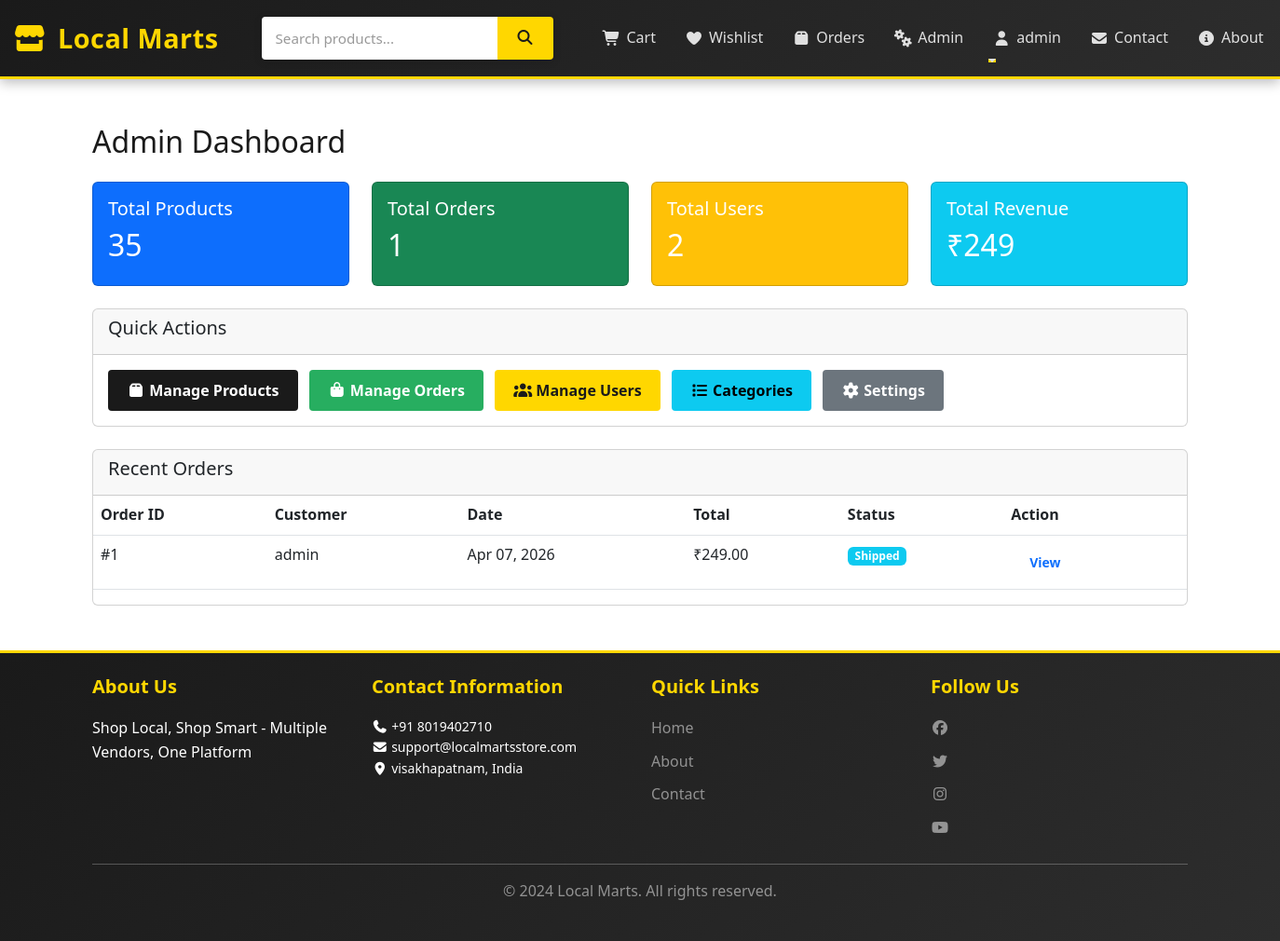
The page /admin (signed in) on the database its author committed.
### app/models.py (models this page shows, shortened)
class User(UserMixin, db.Model):
    id = db.Column(db.Integer, primary_key=True)
    username = db.Column(db.String(80), unique=True, nullable=False)
    email = db.Column(db.String(120), unique=True, nullable=False)
    password_hash = db.Column(db.String(200), nullable=False)
    phone = db.Column(db.String(20))
    address = db.Column(db.Text)
    city = db.Column(db.String(50))
    country = db.Column(db.String(50))
    postal_code = db.Column(db.String(10))
    user_type = db.Column(db.String(20), default='buyer')  # buyer or seller
    is_admin = db.Column(db.Boolean, default=False)
    created_at = db.Column(db.DateTime, default=datetime.utcnow)
    orders = db.relationship('Order', backref='user', lazy=True, cascade='all, delete-orphan')
    cart_items = db.relationship('CartItem', backref='user', lazy=True, cascade='all, delete-orphan')
    wishlist_items = db.relationship('Wishlist', backref='user', lazy=True, cascade='all, delete-orphan')
    reviews = db.relationship('Review', backref='user', lazy=True, cascade='all, delete-orphan')

class Order(db.Model):
    id = db.Column(db.Integer, primary_key=True)
    user_id = db.Column(db.Integer, db.ForeignKey('user.id'), nullable=False)
    total_price = db.Column(db.Float, nullable=False)
    status = db.Column(db.String(20), default='Pending')  # Pending, Processing, Shipped, Delivered
    payment_status = db.Column(db.String(20), default='Pending')  # Pending, Completed
    shipping_address = db.Column(db.Text)
    ordered_at = db.Column(db.DateTime, default=datetime.utcnow)
    delivered_at = db.Column(db.DateTime)
    items = db.relationship('OrderItem', backref='order', lazy=True, cascade='all, delete-orphan')

class Settings(db.Model):
    id = db.Column(db.Integer, primary_key=True)
    site_name = db.Column(db.String(200), default='Local Marts')
    tagline = db.Column(db.String(300), default='Shop Local, Shop Smart')
    contact_email = db.Column(db.String(120))
    contact_phone = db.Column(db.String(20))
    contact_address = db.Column(db.Text)
    contact_city = db.Column(db.String(100))
    contact_country = db.Column(db.String(100))
    contact_postal_code = db.Column(db.String(20))
    whatsapp_number = db.Column(db.String(20))
    map_url = db.Column(db.String(500))
    about_us = db.Column(db.Text)
    privacy_policy = db.Column(db.Text)
    terms_conditions = db.Column(db.Text)
    return_policy = db.Column(db.Text)
    shipping_policy = db.Column(db.Text)
    facebook_url = db.Column(db.String(300))
    instagram_url = db.Column(db.String(300))
    twitter_url = db.Column(db.String(300))
    linkedin_url = db.Column(db.String(300))
    youtube_url = db.Column(db.String(300))
    updated_at = db.Column(db.DateTime, default=datetime.utcnow, onupdate=datetime.utcnow)

### app/run.py (the view)
@app.route('/admin')
@admin_required
def admin_dashboard():
    total_products = Product.query.count()
    total_orders = Order.query.count()
    total_users = User.query.count()
    total_revenue = db.session.query(db.func.sum(Order.total_price)).scalar() or 0
    recent_orders = Order.query.order_by(Order.ordered_at.desc()).limit(5).all()
    return render_template('admin/dashboard.html',
                         total_products=total_products,
                         total_orders=total_orders,
                         total_users=total_users,
                         total_revenue=total_revenue,
                         recent_orders=recent_orders)

### app/templates/admin/dashboard.html (shortened to what this page needs)
{% extends "base.html" %}
{% block content %}
<div class="container my-5">
    <h2 class="mb-4">Admin Dashboard</h2>
    <div class="row mb-4">
        <div class="col-md-3">
            <div class="card text-white bg-primary">
                <div class="card-body">
                    <h5 class="card-title">Total Products</h5>
                    <h2>{{ total_products }}</h2>
                </div>
            </div>
        </div>
        <div class="col-md-3">
            <div class="card text-white bg-success">
                <div class="card-body">
                    <h5 class="card-title">Total Orders</h5>
                    <h2>{{ total_orders }}</h2>
                </div>
            </div>
        </div>
        <div class="col-md-3">
            <div class="card text-white bg-warning">
                <div class="card-body">
                    <h5 class="card-title">Total Users</h5>
                    <h2>{{ total_users }}</h2>
                </div>
            </div>
        </div>
        <div class="col-md-3">
            <div class="card text-white bg-info">
                <div class="card-body">
                    <h5 class="card-title">Total Revenue</h5>
                    <h2>₹{{ "%.0f"|format(total_revenue) }}</h2>
                </div>
            </div>
        </div>
    </div>
    <div class="row">
        <div class="col-md-12 mb-4">
            <div class="card">
                <div class="card-header">
                    <h5>Quick Actions</h5>
                </div>
                <div class="card-body">
                    <a href="{{ url_for('admin_products') }}" class="btn btn-primary me-2">
                        <i class="fas fa-box"></i> Manage Products
                    </a>
                    <a href="{{ url_for('admin_orders') }}" class="btn btn-success me-2">
                        <i class="fas fa-shopping-bag"></i> Manage Orders
                    </a>
                    <a href="{{ url_for('admin_users') }}" class="btn btn-warning me-2">
                        <i class="fas fa-users"></i> Manage Users
                    </a>
                    <a href="{{ url_for('admin_categories') }}" class="btn btn-info me-2">
                        <i class="fas fa-list"></i> Categories
                    </a>
                    <a href="{{ url_for('admin_settings') }}" class="btn btn-secondary">
                        <i class="fas fa-cog"></i> Settings
                    </a>
                </div>
            </div>
        </div>
    </div>
    <div class="row">
        <div class="col-md-12">
            <div class="card">
                <div class="card-header">
                    <h5>Recent Orders</h5>
                </div>
                <div class="table-responsive">
                    <table class="table">
                        <thead>
                            <tr>
                                <th>Order ID</th>
                                <th>Customer</th>
                                <th>Date</th>
                                <th>Total</th>
                                <th>Status</th>
                                <th>Action</th>
                            </tr>
                        </thead>
                        <tbody>
                            {% for order in recent_orders %}
                                <tr>
                                    <td>#{{ order.id }}</td>
                                    <td>{{ order.user.username }}</td>
                                    <td>{{ order.ordered_at.strftime('%b %d, %Y') }}</td>
                                    <td>₹{{ "%.2f"|format(order.total_price) }}</td>
                                    <td>
                                        <span class="badge bg-{{ 'success' if order.status == 'Delivered' else 'info' }}">
                                            {{ order.status }}
                                        </span>
                                    </td>
                                    <td>
                                        <a href="{{ url_for('admin_order_detail', order_id=order.id) }}" class="btn btn-sm btn-outline-primary">
                                            View
                                        </a>
                                    </td>
                                </tr>
                            {% endfor %}
                        </tbody>
                    </table>
                </div>
            </div>
        </div>
    </div>
</div>
{% endblock %}

### app/templates/base.html (shortened to what this page needs)
<!DOCTYPE html>
<html lang="en">
<head>
    <link href="https://cdn.jsdelivr.net/npm/bootstrap@5.3.0/dist/css/bootstrap.min.css" rel="stylesheet">
    <link rel="stylesheet" href="https://cdnjs.cloudflare.com/ajax/libs/font-awesome/7.0.1/css/all.min.css">
    <link rel="stylesheet" href="{{ url_for('static', filename='css/style.css') }}">
</head>
<body>
    <nav class="navbar navbar-expand-lg navbar-dark bg-dark sticky-top navbar-custom">
        <div class="container-fluid">
            <a class="navbar-brand" href="{{ url_for('index') }}">
                <i class="fas fa-store"></i> Local Marts
            </a>
            <div class="search-box">
                <form method="get" action="{{ url_for('index') }}">
                    <input type="text" name="search" placeholder="Search products..." value="{{ search or '' }}">
                    <button type="submit"><i class="fas fa-search"></i></button>
                </form>
            </div>
            <div class="collapse navbar-collapse" id="navbarNav">
                <ul class="navbar-nav ms-auto">
                    {% if current_user.is_authenticated %}
                        <li class="nav-item">
                            <a class="nav-link" href="{{ url_for('cart') }}">
                                <i class="fas fa-shopping-cart"></i> Cart
                            </a>
                        </li>
                        <li class="nav-item">
                            <a class="nav-link" href="{{ url_for('wishlist') }}">
                                <i class="fas fa-heart"></i> Wishlist
                            </a>
                        </li>
                        <li class="nav-item">
                            <a class="nav-link" href="{{ url_for('orders') }}">
                                <i class="fas fa-box"></i> Orders
                            </a>
                        </li>
                        {% if current_user.id == 1 %}
                            <li class="nav-item">
                                <a class="nav-link" href="{{ url_for('admin_dashboard') }}">
                                    <i class="fas fa-cogs"></i> Admin
                                </a>
                            </li>
                        {% endif %}
                        <li class="nav-item dropdown">
                            <a class="nav-link dropdown-toggle" href="#" id="userDropdown" role="button" data-bs-toggle="dropdown">
                                <i class="fas fa-user"></i> {{ current_user.username }}
                            </a>
                        </li>
                    {% endif %}
                    <li class="nav-item">
                        <a class="nav-link" href="{{ url_for('contact') }}">
                            <i class="fas fa-envelope"></i> Contact
                        </a>
                    </li>
                    <li class="nav-item">
                        <a class="nav-link" href="{{ url_for('about') }}">
                            <i class="fas fa-info-circle"></i> About
                        </a>
                    </li>
                </ul>
            </div>
        </div>
    </nav>
    <main class="container-fluid">
        {% block content %}{% endblock %}
    </main>
    <footer class="bg-dark text-white mt-5 py-4">
        <div class="container">
            <div class="row">
                <div class="col-md-3">
                    <h5>About Us</h5>
                    <p>{{ settings.tagline if settings else 'Shop Local, Shop Smart' }}</p>
                </div>
                <div class="col-md-3">
                    <h5>Contact Information</h5>
                    <ul class="list-unstyled small">
                        {% if settings %}
                            <li><i class="fas fa-phone"></i> {{ settings.contact_phone }}</li>
                            <li><i class="fas fa-envelope"></i> {{ settings.contact_email }}</li>
                            <li><i class="fas fa-map-marker-alt"></i> {{ settings.contact_city }}, {{ settings.contact_country }}</li>
                        {% endif %}
                    </ul>
                </div>
                <div class="col-md-3">
                    <h5>Quick Links</h5>
                    <ul class="list-unstyled">
                        <li><a href="{{ url_for('index') }}" class="text-white-50">Home</a></li>
                        <li><a href="{{ url_for('about') }}" class="text-white-50">About</a></li>
                        <li><a href="{{ url_for('contact') }}" class="text-white-50">Contact</a></li>
                    </ul>
                </div>
                <div class="col-md-3">
                    <h5>Follow Us</h5>
                    <div class="social-links">
                        {% if settings and settings.facebook_url %}
                            <a href="{{ settings.facebook_url }}" target="_blank" class="text-white-50"><i class="fab fa-facebook"></i></a>
                        {% endif %}
                        {% if settings and settings.twitter_url %}
                            <a href="{{ settings.twitter_url }}" target="_blank" class="text-white-50"><i class="fab fa-twitter"></i></a>
                        {% endif %}
                        {% if settings and settings.instagram_url %}
                            <a href="{{ settings.instagram_url }}" target="_blank" class="text-white-50"><i class="fab fa-instagram"></i></a>
                        {% endif %}
                        {% if settings and settings.youtube_url %}
                            <a href="{{ settings.youtube_url }}" target="_blank" class="text-white-50"><i class="fab fa-youtube"></i></a>
                        {% endif %}
                    </div>
                </div>
            </div>
            <hr>
            <div class="text-center text-white-50">
                <p>&copy; 2024 Local Marts. All rights reserved.</p>
            </div>
        </div>
    </footer>
</body>
</html>

### rows shown on the page
User: username "admin"
Order: id "1", user.username "admin", ordered_at "Apr 07, 2026", total_price "249.00", status "Shipped"
Settings: tagline "Shop Local, Shop Smart - Multiple Vendors, One Platform", contact_phone "+91 8019402710", contact_email "support@localmartsstore.com", contact_city "visakhapatnam", contact_country "India"

### other values the page prints
{{ total_products }} "35"
{{ total_orders }} "1"
{{ total_users }} "2"
{{ "%.0f"|format(total_revenue) }} "249"
